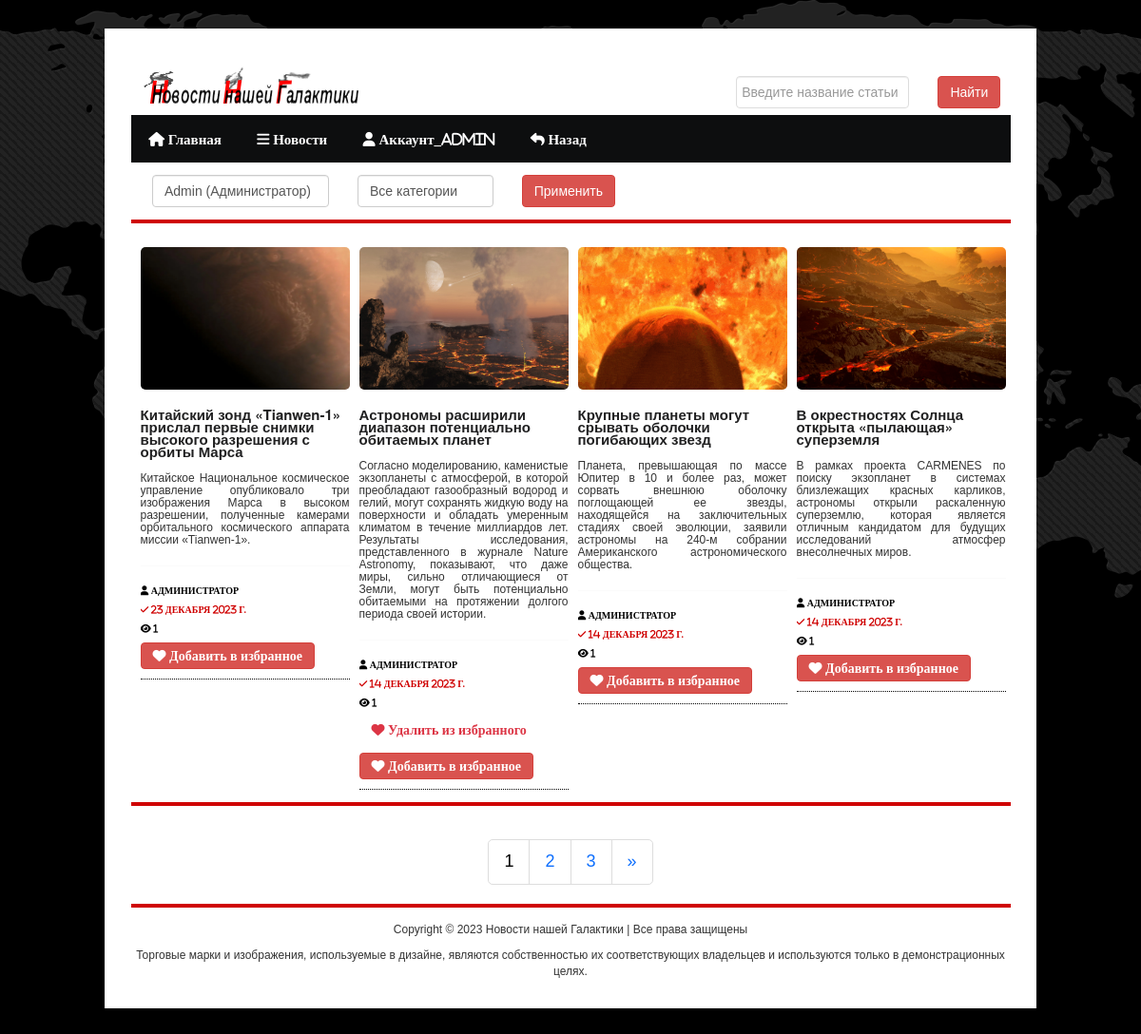
Page /news/ (signed in) on the committed database.
### news/models.py (models this page shows, shortened)
class Image(models.Model):
    article = models.ForeignKey(Article, on_delete=models.CASCADE)
    title = models.CharField(max_length=150, blank=True)
    image = models.ImageField(upload_to='news_images/', blank=True, null=True)
    class Meta:
        ordering = ['title']
        verbose_name = 'Фото'
        verbose_name_plural = 'Фото'

class Article(models.Model):
    categories_list = (('A', 'Астрономия'),
                  ('K', 'Космонавтика'),
                  ('AF', 'Астрофизика'),
                  ('G', 'Геология'))
    author = models.ForeignKey(User, on_delete=models.CASCADE, null=True, verbose_name='Автор')
    title = models.CharField('Название новости', max_length=150, default='', validators = [MinLengthValidator(10)], null=False)
    anouncement = models.TextField('Аннотация', max_length=1250, validators = [MinLengthValidator(10)], null=False)
    source = models.URLField('Источник', null=True)
    sourcename = models.CharField('Название источника', max_length=150, validators = [MinLengthValidator(2)], null=False)
    text = RichTextField('Текст новости', validators = [MinLengthValidator(50)], null=False)
    date = models.DateTimeField('Дата публикации', auto_created=True)
    categories = models.CharField(choices=categories_list, max_length=20, verbose_name='Категории')
    tags = models.ManyToManyField(to=Tag, blank=True)
    status = models.BooleanField(default=False, verbose_name='Опубликовано')
    objects = models.Manager()
    published = PublishedManager()
    def get_absolute_url(self):
        return f'/news/{self.pk}'
    def get_views(self):
        return self.views.count()
    class Meta:
        ordering = ['title','date']
        verbose_name = 'Новость'
        verbose_name_plural = 'Новости'

### users/models.py (models this page shows, shortened)
class Account(models.Model):
    gender_choices = (('М', 'Мужской'),
                      ('Ж', 'Женский'),
                      ('N/A', 'Не определен'))
    user = models.OneToOneField(User, on_delete=models.CASCADE,
                                primary_key=True, verbose_name='Пользователь')
    nickname = models.CharField(max_length=100, verbose_name='Псевдоним')
    birthdate = models.DateField(null=True, blank=True, verbose_name='День рождения')
    gender = models.CharField(choices=gender_choices, max_length=20, verbose_name='Пол', null=True, blank=True)
    account_image = models.ImageField(default='default.jpg',
                                      upload_to='account_images', verbose_name='Фото аккаунта')
    class Meta:
        ordering = ['user','gender']
        verbose_name = 'Аккаунт'
        verbose_name_plural = 'Аккаунты'

class FavoriteArticle(models.Model):
    user = models.ForeignKey(User,on_delete=models.CASCADE,null=True, verbose_name='Пользователь')
    article = models.ForeignKey(Article,on_delete=models.SET_NULL,null=True, verbose_name='Новость')
    create_at = models.DateTimeField(auto_now_add=True, verbose_name='Дата добавления')
    class Meta:
        ordering = ['create_at','article','user']
        verbose_name = 'Избранное'
        verbose_name_plural = 'Избранное'

### news/views.py (the view)
# urls.py: path('news/', include('news.urls')),
def news(request):
    favorite_article = FavoriteArticle.objects.filter(user=request.user)
    categories = Article.categories_list
    author_list = User.objects.filter(article__isnull=False).filter(article__status=True).distinct()
    if request.method == "POST":
        selected_author = int(request.POST.get('author_filter'))
        selected_category = int(request.POST.get('category_filter'))
        request.session['author_filter'] = selected_author
        request.session['category_filter'] = selected_category
        if selected_author == 0:
            articles = Article.published.all()
        else:
            articles = Article.published.filter(author=selected_author)
        if selected_category != 0:
            articles = articles.filter(categories__icontains=categories[selected_category-1][0])
    else:
        value = request.session.get('search_input')
        if value != None:
            articles = Article.published.filter(title__icontains=value)
        else:
            selected_author = request.session.get('author_filter')
            selected_category = request.session.get('category_filter')
            articles = Article.published.all()
            if selected_author != None and int(selected_author) != 0:
                articles = articles.filter(author=selected_author)
            else:
                selected_author = 0
            if selected_category != None and int(selected_category) != 0:
                articles = articles.filter(categories__icontains=categories[selected_category - 1][0])
            else:
                selected_category = 0
    articles = articles.order_by('-date')
    total = len(articles)
    p = Paginator(articles, 4)
    page_number = request.GET.get('page')
    page_obj = p.get_page(page_number)
    context = {
        'articles': page_obj,
        'author_list': author_list,
        'selected_author': selected_author,
        'total': total,
        'categories': categories,
        'selected_category': selected_category,
        'favorite_article': favorite_article,
    }
    return render(request, 'news/news.html', context)

### news/models.py (called while the page is built)
    def get_queryset(self):
        return super().get_queryset().filter(status=1)

### news/templates/news/news.html (shortened to what this page needs)
<!DOCTYPE html PUBLIC "-//W3C//DTD XHTML 1.0 Transitional//EN"
        "http://www.w3.org/TR/xhtml1/DTD/xhtml1-transitional.dtd">
{% load static %}
{% load bootstrap5 %}
{% load crispy_forms_tags %}
<html xmlns="http://www.w3.org/1999/xhtml">
<html lang="ru">
<head>
    {%bootstrap_css%}
    <link rel="stylesheet" type="text/css" href="{% static 'main/' %}assets/font/font-awesome.min.css"/>
    <link rel="stylesheet" type="text/css" href="{% static 'main/' %}assets/font/font.css"/>
    <link rel="stylesheet" type="text/css" href="{% static 'main/' %}assets/css/bootstrap.min.css" media="screen"/>
    <link rel="stylesheet" type="text/css" href="{% static 'main/' %}assets/css/style.css" media="screen"/>
    <link rel="stylesheet" type="text/css" href="{% static 'main/' %}assets/css/responsive.css" media="screen"/>
    <link rel="stylesheet" type="text/css" href="{% static 'main/' %}assets/css/jquery.bxslider.css" media="screen"/>
</head>
<body>
<div class="body_wrapper">
    <div class="center">
        {% block header %} {% include 'main/header.html' %} {% endblock %}
        <br>
        <div class="container-fluid">
            <div class="row">
                <div class="col-lg-7">
                    <form method="post">
                        <div class="col-lg-5">
                            <select class="form-control" name="author_filter">
                                {% for author in author_list %}
                                <option value="{{ author.id }}" {% if selected_author == author.id %} selected {% endif %}>{{ author }} ({{ author.account.nickname }})
                                </option>
                                {% endfor %}
                            </select>
                        </div>
                        <div class="col-lg-4">
                            <select class="form-control" name="category_filter">
                                <option value="0">Все категории</option>
                            </select>
                        </div>
                        <div class="col-lg-3">
                            <input type="submit" class="btn btn-danger" value="Применить">
                        </div>
                    </form>
                </div>
            </div>
        </div>
        <br>
        <h6 class="title"></h6>
        <div class="content_area">
            {% for n in articles %}
            {% if n.image_set.all %}
            <div class="single_cat_left_content floatleft">
                        <div id="carouselControls" class="carousel slide" data-bs-ride="carousel">
                            <div class="carousel-inner">
                                {% for image in n.image_set.all %}
                                <div class="carousel-item {% if forloop.counter == 1 %} active {% endif %}">
                                    <a href="{{ n.get_absolute_url }}">
                                        <img src="{{ image.image.url }}" class="d-block w-100"
                                             style="margin:auto; height:150px; width:auto; border-radius:5px;" alt=""/>
                                    </a>
                                </div>
                                {% endfor %}
                            </div>
                        </div>
                        <h3>{{ n.title }}</h3><br>
                        <p align="justify">{{ n.anouncement }}</p>
                        <hr>
                        <p class="readmore" style="color:black"><i class="fa-solid fa-user"> {{ n.author.account.nickname }}</i></p>
                        {% if n.status == True %}
                        <p class="readmore"><i class="fa-solid fa-check"> {{ n.date.date }}</i></p>
                        {% endif %}
                        <p class="readmore" style="color:black"><i class="fa-solid fa-eye"> {{ n.get_views }}</i></p>
                        {% if request.user.id %}
                            {% for f in favorite_article %}
                                {% if f.article_id == n.id %}
                                    <p><a class="btn btn-outline-danger" href="{% url 'favorites' n.pk %}"><i class="fa-solid fa-heart"> Удалить из избранного</i></a></p>
                                {% endif %}
                            {% endfor %}
                                <p><a class="btn btn-danger" href="{% url 'favorites' n.pk %}"><i class="fa-solid fa-heart"> Добавить в избранное</i></a></p>
                        {% endif %}
            </div>
            {% endif %}
            {% endfor %}
        </div>
        <br>
        <h6 class="title"></h6>
        {% if total > 1 %}
        <nav aria-label="Навигация по списку новостей" pagination-border-color='red'>
            <div class="text-center">
                <ul class="pagination pagination-lg">
                    {% for p in articles.paginator.page_range %}
                    {% if articles.number == p %}
                    <li class="page-item"><a class="page-link" style="color:black;"> {{ p }}</a></li>
                    {% else %}
                    <li class="page-item"><a class="page-link" href="?page={{ p }}"> {{ p }}</a></li>
                    {% endif %}
                    {% endfor %}
                    {% if articles.has_next %}
                    <li class="page-item"><a class="page-link" href="?page={{ articles.next_page_number }}"><span
                            aria-hidden="true">&raquo;</span></a></li>
                    {% endif %}
                </ul>
            </div>
        </nav>
        {% endif %}
        <h6 class="title"></h6>
        {% block footer %} {% include 'main/footer.html' %} {% endblock %}
    </div>
</div>
<link rel="stylesheet" href="https://ajax.googleapis.com/ajax/libs/jqueryui/1.11.4/themes/smoothness/jquery-ui.css">
</body>

### main/templates/main/sidebar.html (shortened to what this page needs)
{% load static %}
<div class="main_menu_area">
    <ul id="nav">
        <li><a href="{% url 'home' %}"><i class="fa-solid fa-house"> Главная</i></a>
        </li>
        <li><a href="{% url 'news_index' %}"><i class="fa-solid fa-bars"> Новости</i></a>
        </li>
        {% if request.user.id %}
        <li><a href="{% url 'profile_update' %}"><i class="fa-solid fa-user"> Аккаунт_{{ user }}</i></a>
        </li>
        {% else %}
        <li><a href="{% url 'login' %}"><i class="fa-solid fa-right-to-bracket"> Вход</i></a>
            <ul>
                <li><a href="{% url 'registration' %}"><i class="fa-solid fa-user-pen"> Регистрация</i></a></li>
            </ul>
        </li>
        {% endif %}
        <li>
            <a href="javascript:window.history.back();"><i class="fa-solid fa-reply"> Назад</i></a>
        </li>
    </ul>
</div>

### static/main/assets/css/style.css (style rules this page uses)
* { margin:0; padding:0 }
body { font-family:Arial; font-size:12px; line-height:13px; background:url("images/site_bg.png") top center no-repeat fixed #000 }
a { color:#000; text-decoration:none }
input[type=submit] h1, h2, h4, h5, h6 { font-weight:normal; margin:0 0 15px }
h3 { color:#202021; font-size:12px; font-weight:bold; margin-bottom:2px; line-height:13px }
img { max-width:100%; height:auto }
.floatleft { float:left }
.center { width:980px; display:block; margin:0 auto; padding:20px; background:#fff; transition:all 1.3s ease 0s; -moz-transition:all 1.3s ease 0s; -webkit-transition:all 1.3s ease 0s; -o-transition:all 1.3s ease 0s; -ms-transition:all 1.3s ease 0s }
div { overflow:hidden }
#nav { display:block }
.body_wrapper { background:url("images/body_bg.png") repeat; margin-top:30px; margin-bottom:30px }
.main_menu_area { overflow:visible; background:#0D0E0F; min-height:50px }
.main_menu_area ul { margin:0; padding:0; list-style:none }
.main_menu_area ul li { float:left; position:relative }
.main_menu_area ul li a { color:#FFF; display:block; font-family:'bebasregular'; font-size:15px; padding:18px 18.7px }
.content_area { margin-top:25px }
.title { border-bottom:4px solid #CF0000; font-family:'bebasregular'; font-size:20px; word-spacing:2px }
.readmore, .single_cat_right_content_meta span { color:#CF0000; font-size:10px; text-transform:uppercase; font-weight:bold; margin-right:20px }
.single_cat_left_content { border-bottom:1px dotted #000; margin-left:10px; width:220px }
.single_cat_left_content h3 { font-size:15px }

### rows in the picture
Article: title "Китайский зонд «Tianwen-1» прислал первые снимки высокого разрешения с орбиты Марса", anouncement "Китайское Национальное космическое управление опубликовало три изображения Марса в высоком разрешении, полученные камерами орбитального космического аппарата миссии «Tianwen-1».", author.account.nickname "АДМИНИСТРАТОР", date "23 ДЕКАБРЯ 2023 Г.", get_views "1"
Image: image (picture)
Article: title "Астрономы расширили диапазон потенциально обитаемых планет", anouncement "Согласно моделированию, каменистые экзопланеты с атмосферой, в которой преобладают газообразный водород и гелий, могут сохранять жидкую воду на поверхности и обладать умеренным климатом в течение миллиардов лет. Результаты исследования, представленного в журнале Nature Astronomy, показывают, что даже миры, сильно отличающиеся от Земли, могут быть потенциально обитаемыми на протяжении долгого периода своей истории.", author.account.nickname "АДМИНИСТРАТОР", date "14 ДЕКАБРЯ 2023 Г.", get_views "1"
Image: image (picture)
FavoriteArticle: shows "Удалить из избранного"
Article: title "Крупные планеты могут срывать оболочки погибающих звезд", anouncement "Планета, превышающая по массе Юпитер в 10 и более раз, может сорвать внешнюю оболочку поглощающей ее звезды, находящейся на заключительных стадиях своей эволюции, заявили астрономы на 240-м собрании Американского астрономического общества.", author.account.nickname "АДМИНИСТРАТОР", date "14 ДЕКАБРЯ 2023 Г.", get_views "1"
Image: image (picture)
Article: title "В окрестностях Солнца открыта «пылающая» суперземля", anouncement "В рамках проекта CARMENES по поиску экзопланет в системах близлежащих красных карликов, астрономы открыли раскаленную суперземлю, которая является отличным кандидатом для будущих исследований атмосфер внесолнечных миров.", author.account.nickname "АДМИНИСТРАТОР", date "14 ДЕКАБРЯ 2023 Г.", get_views "1"
Image: image (picture)

### other values in the picture
{{ user }} "Admin"
{{ p }} "1"
{{ p }} "2" "3"
form field author_filter "Admin (Администратор)"
